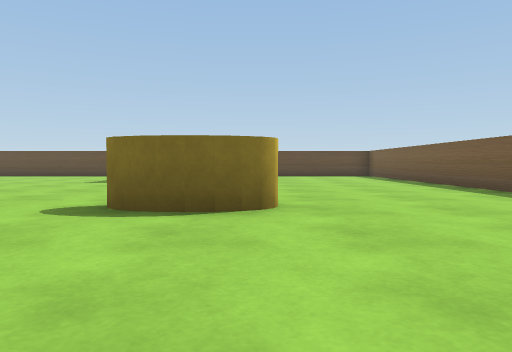
[1] (above)

19 first-person views from a walk through a 3-D level made in the Unity game engine. The camera is 0.51 m above the floor, tilts 2° down and sees 70° across. The floor is counted in squares, 1 m on a side. Each view is taken from the middle of a square. On the plan, view 1 faces up. The plan holds only what a view shows up to about 9 squares ahead; the rest is blank. The player is left out.

[2]
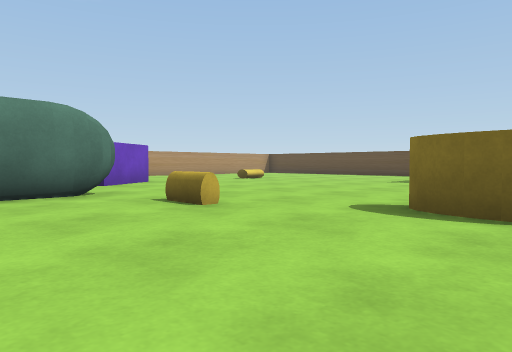

[3]
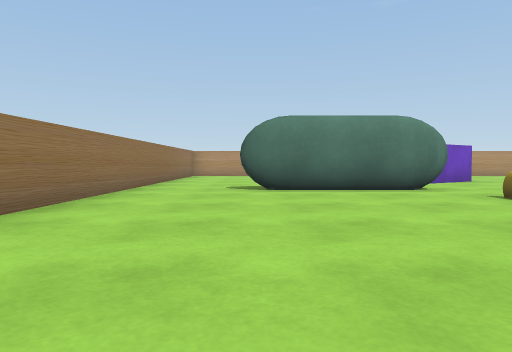

[4]
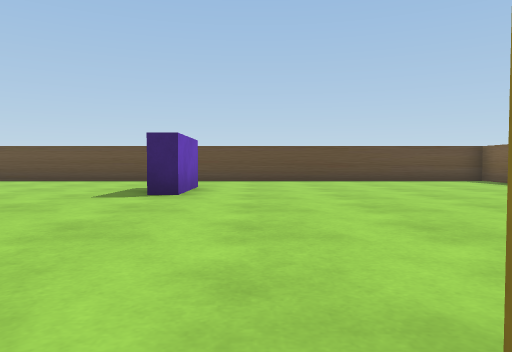

[5]
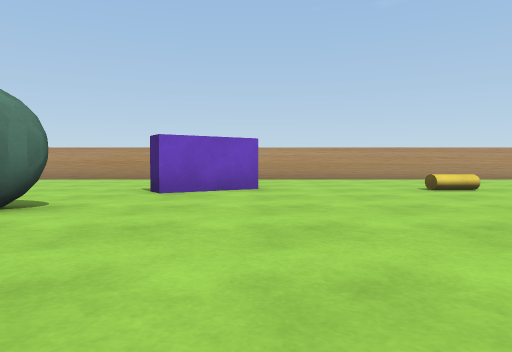

[6]
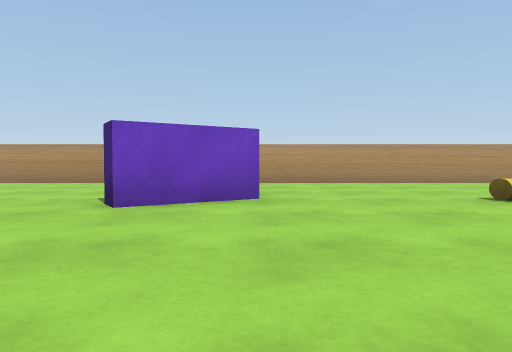

[7]
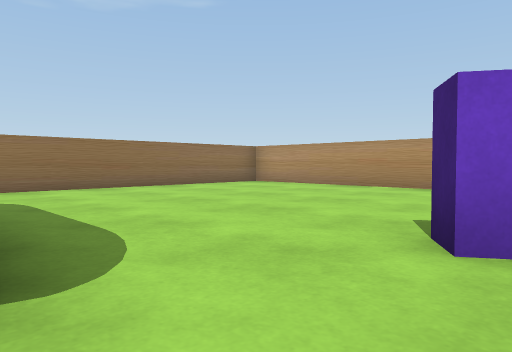

[8]
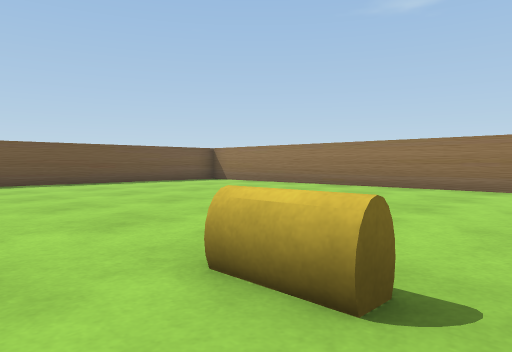

[9]
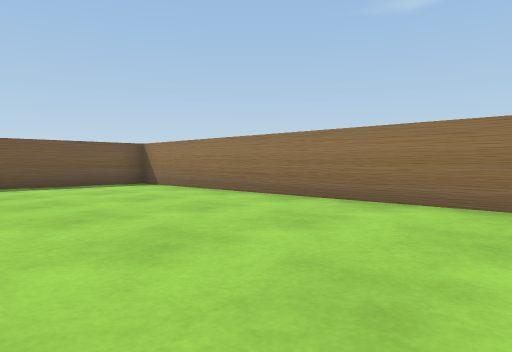

[10]
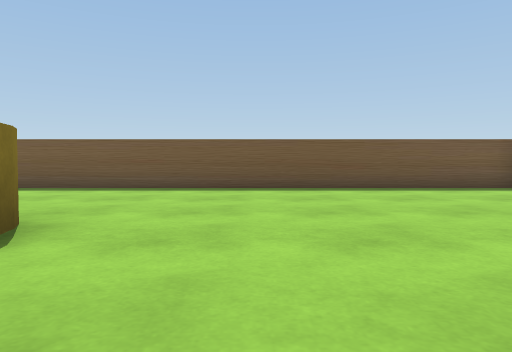

[11]
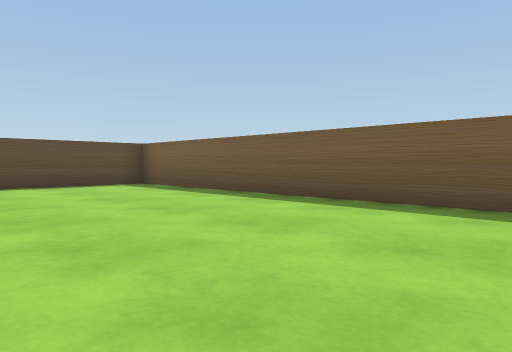

[12]
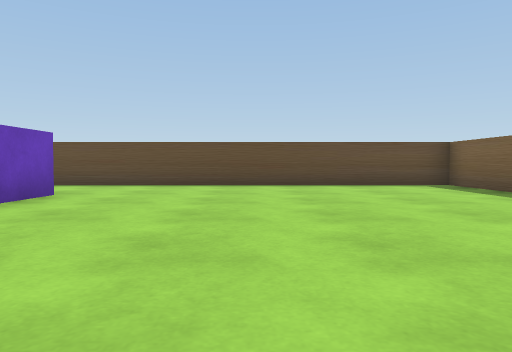

[13]
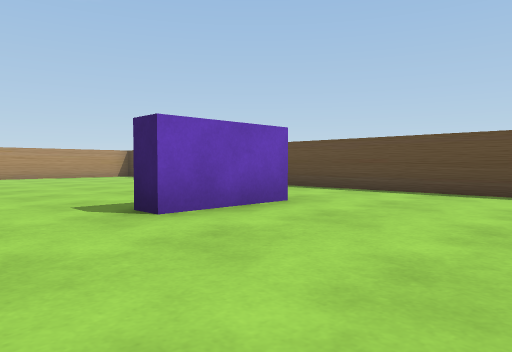

[14]
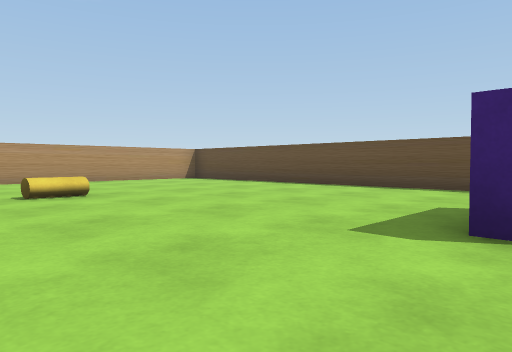

[15]
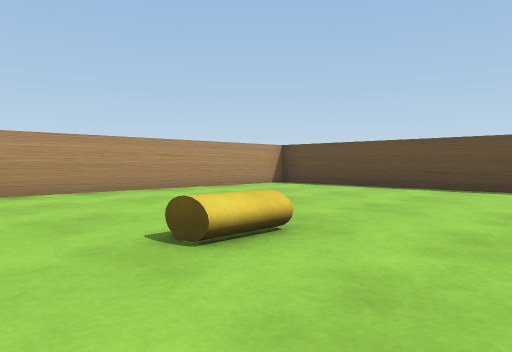

[16]
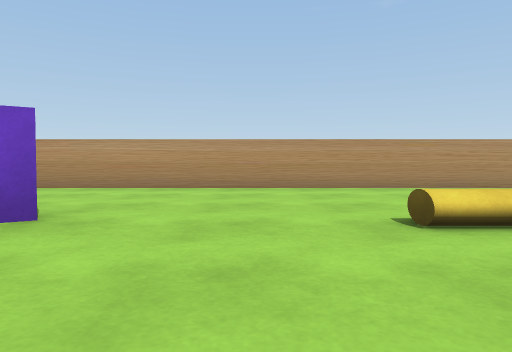

[17]
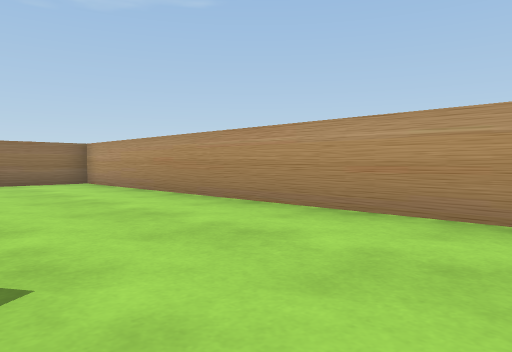

[18]
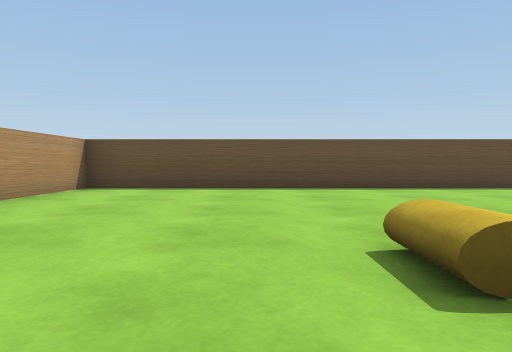

[19]
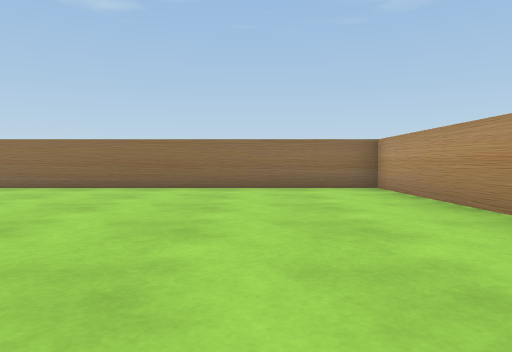

### Floor plan
Points are (right, up) in squares from view 1. A wall is a line through its corners. A room is listed if a view was taken in it or the views show most of it. See-through windows are left out.
Room 1 (views 1, 2, 3, 4, 5, 6, 7, 8, 9, 10, 11, 12, 13, 14, 15, 16, 17, 18, 19)
walls: (-5.9, 2.6) (-5.8, 2.2) (-5.8, -0.6) (-5.9, -1.1); (-5.9, 2.5) (-5.7, 1.9); (-9.3, 5.1) (-8.2, 3.4) (-8.7, 3); (-3.2, 11.9) (-3.2, 9.9) (-3.8, 9.9); (4.5, -3.2) (4.5, 14.5) (-13.5, 14.5) (-13.5, -3.5) (4.2, -3.5)
objects: cylinder (-9, 9); cylinder (-4, 3); cylinder (-1, 4) to (0, 5)

Where each view was taken, in squares from view 1:
view 1: 0 up, 0 right, facing up
view 2: 0 up, 0 right, facing up-left
view 3: 1 down, 1 right, facing left
view 4: 4 up, 2 left, facing up
view 5: 5 up, 2 left, facing left
view 6: 5 up, 4 left, facing left
view 7: 4 up, 6 left, facing down-left
view 8: 4 up, 5 left, facing down-right
view 9: 1 up, 4 left, facing down-right
view 10: 2 up, 3 left, facing right
view 11: 6 up, 0 right, facing up-right
view 12: 6 up, 0 right, facing up
view 13: 8 up, 0 right, facing up-left
view 14: 7 up, 3 left, facing up-left
view 15: 7 up, 7 left, facing up-left
view 16: 7 up, 6 left, facing left
view 17: 6 up, 10 left, facing down-left
view 18: 7 up, 10 left, facing up
view 19: 4 up, 11 left, facing down
